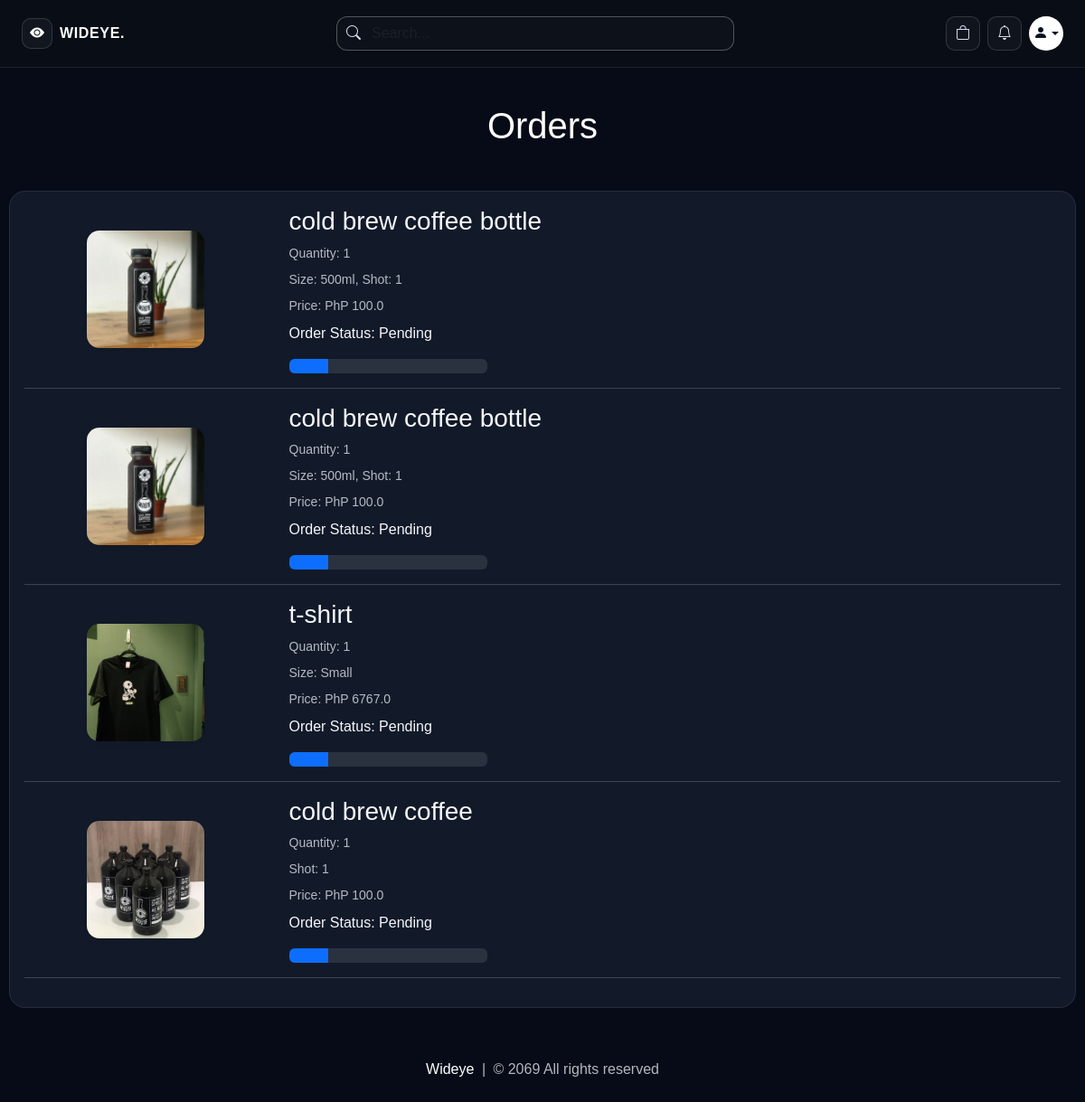
/orders (signed in), run on the app's committed database.
### website/models.py (models this page shows, shortened)
class Order(db.Model):
    id = db.Column(db.Integer, primary_key=True)
    quantity = db.Column(db.Integer, nullable=False)
    size = db.Column(db.String(100), nullable=False, default='')
    sugar = db.Column(db.String(100), nullable=False, default='')
    milk = db.Column(db.String(100), nullable=False, default='')
    shot = db.Column(db.String(100), nullable=False, default='')
    price = db.Column(db.Float, nullable=False)
    status = db.Column(db.String(100), nullable=False)
    payment_method = db.Column(db.String(50), nullable=False, default='cashless')
    payment_id = db.Column(db.String(1000), nullable=False)
    date_placed = db.Column(db.DateTime, default=datetime.utcnow)
    customer_link= db.Column(db.Integer, db.ForeignKey('customer.id'), nullable=False)
    product_link = db.Column(db.Integer, db.ForeignKey('product.id'), nullable=False)

class Product(db.Model):
    id = db.Column(db.Integer, primary_key=True)
    product_name = db.Column(db.String(100), nullable=False)
    current_price = db.Column(db.Float, nullable=False)
    previous_price = db.Column(db.Float, nullable=False)
    in_stock = db.Column(db.Integer, nullable=False)
    size = db.Column(db.String(500), nullable=False, default='')
    sugar = db.Column(db.String(500), nullable=False, default='')
    milk = db.Column(db.String(500), nullable=False, default='')
    shot = db.Column(db.String(500), nullable=False, default='')
    product_picture = db.Column(db.Text, nullable=False)
    flash_sale = db.Column(db.Boolean, default=False)
    date_added = db.Column(db.DateTime, default=datetime.utcnow)
    carts = db.relationship('Cart', backref=db.backref('product', lazy=True))
    orders = db.relationship('Order', backref=db.backref('product', lazy=True))
    usual_items = db.relationship('UsualOrderItem', backref=db.backref('product', lazy=True))

### website/views.py (the view)
@views.route('/orders')
@login_required
def order():
    orders = Order.query.filter_by(customer_link=current_user.id).all()
    return render_template('orders.html', orders=orders, format_option_summary=format_option_summary,
                           get_product_image=get_product_image)

### website/views.py (called while the page is built)
def parse_options(csv_string):
    if not csv_string:
        return []
    return [opt.strip() for opt in str(csv_string).split(',') if opt.strip()]

def get_product_image(product, selected_size=''):
    images = parse_options(product.product_picture) if product.product_picture else []
    if not images:
        return '/media/default.jpg'
    if not selected_size:
        return images[0]
    sizes = parse_options(product.size)
    if selected_size in sizes:
        idx = sizes.index(selected_size)
        return images[idx] if idx < len(images) else images[-1]
    return images[0]

def format_option_summary(item):
    parts = []
    size_val = getattr(item, 'size', '') or ''
    sugar_val = getattr(item, 'sugar', '') or ''
    milk_val = getattr(item, 'milk', '') or ''
    shot_val = getattr(item, 'shot', '') or ''
    if size_val:
        parts.append(f'Size: {size_val}')
    if sugar_val:
        parts.append(f'Sugar: {sugar_val}')
    if milk_val:
        parts.append(f'Milk: {milk_val}')
    if shot_val:
        parts.append(f'Shot: {shot_val}')
    return ', '.join(parts) if parts else 'No add-ons'

### website/templates/orders.html (shortened to what this page needs)
{% extends 'base.html' %}
{% block body %}
<div class="wideye-orders-shell">
    <div class="row">
        {% if orders %}
        <h1 class="text-center mb-5" style="color: white;">Orders</h1>
        <div class="col-sm-13">
            <div class="card wideye-orders-card">
                <div class="card-body">
                    {% for item in orders %}
                    <div class="row">
                        <div class="col-sm-3 text-center align-self-center">
                            <img src="{{ get_product_image(item.product, item.size) }}" alt="" class="img-fluid wideye-orders-thumb shadow-sm">
                        </div>
                        <div class="col-sm-7">
                            <h3>{{ item.product.product_name }}</h3>
                            <p class="mb-2 text-muted small">Quantity: {{ item.quantity }}</p>
                            <p class="mb-2 text-muted small">{{ format_option_summary(item) }}</p>
                            <p class="mb-2 text-muted small">Price: PhP {{ item.price }}</p>
                            <div class="col-sm-4">
                                <p>Order Status: {{ item.status }}</p>
                                {% if item.status == 'Pending' %}
                                <div class="progress">
                                    <div class="progress-bar" role="progressbar" style="width: 20%;"  aria-valuenow="20" aria-valuemin="0" aria-valuemax="100"></div>
                                </div>
                                {% elif item.status == 'Accepted' %}
                                <div class="progress">
                                    <div class="progress-bar bg-info" role="progressbar" style="width: 40%;"  aria-valuenow="40" aria-valuemin="0" aria-valuemax="100"></div>
                                </div>
                                {% elif item.status == 'Out for delivery' %}
                                <div class="progress">
                                    <div class="progress-bar bg-warning" role="progressbar" style="width: 70%;"  aria-valuenow="70" aria-valuemin="0" aria-valuemax="100"></div>
                                </div>
                                {% elif item.status == 'Delivered' %}
                                <div class="progress">
                                    <div class="progress-bar bg-success" role="progressbar" style="width: 100%;"  aria-valuenow="100" aria-valuemin="0" aria-valuemax="100"></div>
                                </div>
                                {% elif item.status == 'Canceled' %}
                                <div class="progress">
                                    <div class="progress-bar bg-danger" role="progressbar" style="width: 100%;"  aria-valuenow="100" aria-valuemin="0" aria-valuemax="100"></div>
                                </div>
                                {% endif %}
                            </div>
                        </div>
                    </div>
                    <hr class="text-muted">
                    {% endfor %}
                </div>
            </div>
        </div>
        {% else %}
        <h1 class="text-center mb-5" style="color: white;">You have no Orders</h1>
        {% endif %}
    </div>
</div>
{% endblock %}

### website/templates/base.html (style rules this page uses)
* { box-sizing: border-box; }
html { -webkit-text-size-adjust: 100%; }
body { background: #060b17; color: #f6f7fb; min-height: 100vh; font-family: Arial, Helvetica, sans-serif; overflow-x: hidden; }
img, iframe, canvas, video { max-width: 100%; }

### website/templates/orders.html (style rules this page uses)
.wideye-orders-shell { width: min(calc(100% - 1rem), 1180px); margin: 1.5rem auto 2rem; }
.wideye-orders-card { background: #121a29; border: 1px solid rgba(255, 255, 255, 0.08); border-radius: 18px; color: #f6f7fb; }
.wideye-orders-card .card-body { background: transparent; color: inherit; }
.wideye-orders-card h3, .wideye-orders-card p, .wideye-orders-card .col-sm-4, .wideye-orders-card .col-sm-7 { color: #f6f7fb; }
.wideye-orders-card .text-muted { color: rgba(226, 232, 240, 0.78) !important; }
.wideye-orders-card .progress { background: rgba(255, 255, 255, 0.1); }
.wideye-orders-thumb { width: 130px; height: 130px; object-fit: cover; border-radius: 14px; background: #0f172a; }

### data on the page
Order: size.size (picture), product.product_name "cold brew coffee bottle", quantity "1", size+sugar+milk "Size: 500ml, Shot: 1", price "100.0", status "Pending"
Order: size.size (picture), product.product_name "cold brew coffee bottle", quantity "1", size+sugar+milk "Size: 500ml, Shot: 1", price "100.0", status "Pending"
Order: size.size (picture), product.product_name "t-shirt", quantity "1", size+sugar+milk "Size: Small", price "6767.0", status "Pending"
Order: size.product_picture (picture), product.product_name "cold brew coffee", quantity "1", size+sugar+milk "Shot: 1", price "100.0", status "Pending"
